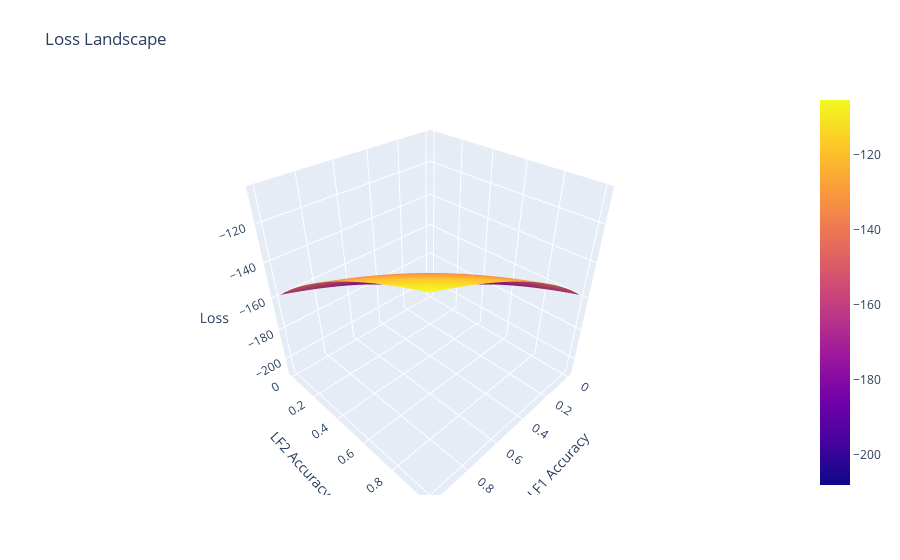

The notebook cell saved with this chart:
### Code cell
import numpy as np
import torch
import plotly.graph_objects as go

# Define the loss function as before
def compute_loss(acc_lf1, acc_lf2, acc_lf3_value):
    acc_lf3 = torch.tensor(acc_lf3_value, requires_grad=False)
    initial_loss = 0
    
    for data in data_loader:
        
        # optimizer.zero_grad()
        x, labels_lf1_batch, labels_lf2_batch, labels_lf3_batch = data  # We do not use y_tensor since we are estimating LF accuracies
#         x = x.to(device)
#         labels_lf1_batch = labels_lf1_batch.to(device)
#         labels_lf2_batch = labels_lf2_batch.to(device)
#         labels_lf3_batch = labels_lf3_batch.to(device)
        # Compute probabilities for each label function and each class
        # Similar to previous code, but applied to the batch
        # p_lf1_given_y1 = acc_lf1 * labels_lf1_batch + (1 - acc_lf1) * (1 - labels_lf1_batch)
        # p_lf2_given_y1 = acc_lf2 * labels_lf2_batch + (1 - acc_lf2) * (1 - labels_lf2_batch)
        # p_lf3_given_y1 = acc_lf3 * labels_lf3_batch + (1 - acc_lf3) * (1 - labels_lf3_batch)
        
        # p_lf1_given_y0 = (1 - acc_lf1) * labels_lf1_batch + acc_lf1 * (1 - labels_lf1_batch)
        # p_lf2_given_y0 = (1 - acc_lf2) * labels_lf2_batch + acc_lf2 * (1 - labels_lf2_batch)
        # p_lf3_given_y0 = (1 - acc_lf3) * labels_lf3_batch + acc_lf3 * (1 - labels_lf3_batch)

        p_lf1_given_y1 = torch.sigmoid(acc_lf1) * labels_lf1_batch + (1 - torch.sigmoid(acc_lf1)) * (1 - labels_lf1_batch)
        p_lf2_given_y1 = torch.sigmoid(acc_lf2) * labels_lf2_batch + (1 - torch.sigmoid(acc_lf2)) * (1 - labels_lf2_batch)
        p_lf3_given_y1 = torch.sigmoid(acc_lf3) * labels_lf3_batch + (1 - torch.sigmoid(acc_lf3)) * (1 - labels_lf3_batch)
        
        p_lf1_given_y0 = (1 - torch.sigmoid(acc_lf1)) * labels_lf1_batch + torch.sigmoid(acc_lf1) * (1 - labels_lf1_batch)
        p_lf2_given_y0 = (1 - torch.sigmoid(acc_lf2)) * labels_lf2_batch + torch.sigmoid(acc_lf2) * (1 - labels_lf2_batch)
        p_lf3_given_y0 = (1 - torch.sigmoid(acc_lf3)) * labels_lf3_batch + torch.sigmoid(acc_lf3) * (1 - labels_lf3_batch)
        
        joint_prob_y1 = p_lf1_given_y1 * p_lf2_given_y1 * p_lf3_given_y1
        joint_prob_y0 = p_lf1_given_y0 * p_lf2_given_y0 * p_lf3_given_y0
        
        total_prob = 0.5 * (joint_prob_y1 + joint_prob_y0)
        
        loss = torch.log(total_prob + 1e-9).mean()

        initial_loss = initial_loss + loss
        
#     initial_loss = -initial_loss

    return initial_loss.item()

# Setup the grid of values
values = np.linspace(0, 1, 20)
acc_lf1_values, acc_lf2_values = np.meshgrid(values, values)
losses = np.zeros_like(acc_lf1_values)

# Compute losses
for i in range(len(values)):
    for j in range(len(values)):
        loss = compute_loss(torch.tensor(acc_lf1_values[i, j]), torch.tensor(acc_lf2_values[i, j]), 0.8155)
        losses[i, j] = loss

# Create the plot
fig = go.Figure(data=[go.Surface(z=losses, x=acc_lf1_values, y=acc_lf2_values)])
fig.update_layout(title='Loss Landscape', autosize=True,
                  margin=dict(l=65, r=50, b=65, t=90),
                  scene=dict(
                      xaxis_title='LF1 Accuracy',
                      yaxis_title='LF2 Accuracy',
                      zaxis_title='Loss'))
fig.show()

### Figure 1 — Plotly figure (JSON) as saved in the notebook; plotly's stock layout.template omitted (floating-point values rounded to 4 significant figures; data arrays with more than 128 entries replaced by an {"elided": "..."} marker saying what was removed)
{"data": [{"type": "surface", "x": {"elided": "20x20 float values"}, "y": {"elided": "20x20 float values"}, "z": {"elided": "20x20 float values"}}], "layout": {"autosize": true, "margin": {"b": 65, "l": 65, "r": 50, "t": 90}, "scene": {"xaxis": {"title": {"text": "LF1 Accuracy"}}, "yaxis": {"title": {"text": "LF2 Accuracy"}}, "zaxis": {"title": {"text": "Loss"}}}, "title": {"text": "Loss Landscape"}}}
